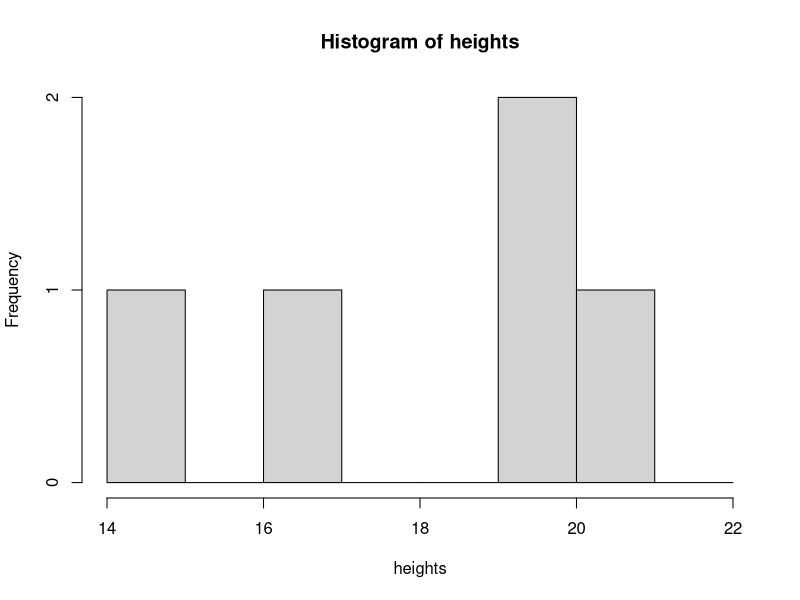
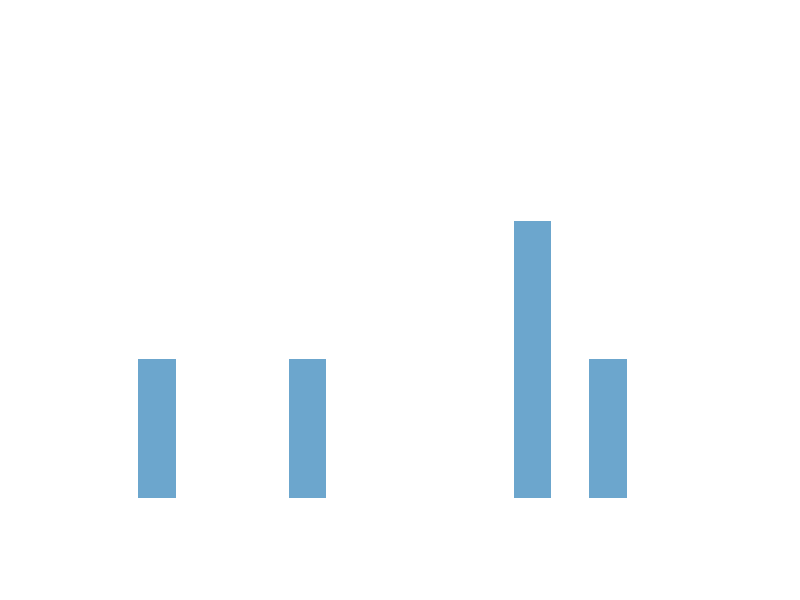

Write R code to recreate these figures, in order.
setwd("c:\\Users\\hkropp\\Google Drive\\courses\\Fall2019\\remote_sensing\\figures")

#start with sampling example and demonstrate a histogram for a few samples
heights <- c(20,21,15,17,20)

hist1 <- hist(heights, breaks=seq(14,22))

plot(c(0,1),c(0,1), type="n", xlim=c(13,22), ylim=c(0,3), xaxs="i", yaxs="i",axes=FALSE,xlab=" ", ylab=" ")
for(i in 1:length(hist1$breaks)){
	polygon(c(hist1$breaks[i]-.25,hist1$breaks[i]-.25,hist1$breaks[i]+.25,hist1$breaks[i]+.25),
			c(0,hist1$counts[i],hist1$counts[i],0),col=rgb(108,166,205,maxColorValue=255),border=NA)
}
